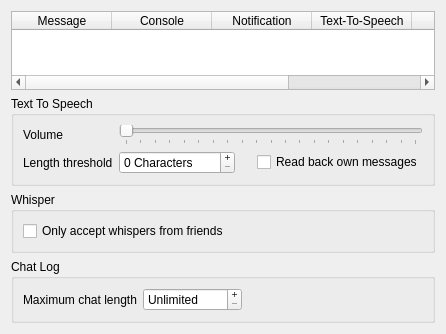
<?xml version="1.0" encoding="UTF-8"?>
<ui version="4.0">
 <class>LogConfig</class>
 <widget class="QWidget" name="LogConfig">
  <property name="geometry">
   <rect>
    <x>0</x>
    <y>0</y>
    <width>446</width>
    <height>334</height>
   </rect>
  </property>
  <property name="windowTitle">
   <string>Messages</string>
  </property>
  <layout class="QVBoxLayout">
   <item>
    <widget class="QTableWidget" name="qtwMessages">
     <property name="alternatingRowColors">
      <bool>true</bool>
     </property>
     <property name="selectionMode">
      <enum>QAbstractItemView::SingleSelection</enum>
     </property>
     <property name="selectionBehavior">
      <enum>QAbstractItemView::SelectItems</enum>
     </property>
     <column>
      <property name="text">
       <string>Message</string>
      </property>
     </column>
     <column>
      <property name="text">
       <string>Console</string>
      </property>
     </column>
     <column>
      <property name="text">
       <string>Notification</string>
      </property>
     </column>
     <column>
      <property name="text">
       <string>Text-To-Speech</string>
      </property>
     </column>
     <column>
      <property name="text">
       <string>Soundfile</string>
      </property>
     </column>
     <column>
      <property name="text">
       <string>Path</string>
      </property>
     </column>
    </widget>
   </item>
   <item>
    <widget class="QGroupBox" name="qgbTTS">
     <property name="title">
      <string>Text To Speech</string>
     </property>
     <layout class="QGridLayout">
      <item row="0" column="0">
       <widget class="QLabel" name="qlVolume">
        <property name="text">
         <string>Volume</string>
        </property>
        <property name="buddy">
         <cstring>qsVolume</cstring>
        </property>
       </widget>
      </item>
      <item row="0" column="1" colspan="3">
       <widget class="QSlider" name="qsVolume">
        <property name="toolTip">
         <string>Volume of Text-To-Speech Engine</string>
        </property>
        <property name="whatsThis">
         <string>&lt;b&gt;This is the volume used for the speech synthesis.&lt;/b&gt;</string>
        </property>
        <property name="maximum">
         <number>100</number>
        </property>
        <property name="singleStep">
         <number>5</number>
        </property>
        <property name="pageStep">
         <number>20</number>
        </property>
        <property name="orientation">
         <enum>Qt::Horizontal</enum>
        </property>
        <property name="tickPosition">
         <enum>QSlider::TicksBelow</enum>
        </property>
        <property name="tickInterval">
         <number>5</number>
        </property>
       </widget>
      </item>
      <item row="1" column="0">
       <widget class="QLabel" name="qlThreshold">
        <property name="text">
         <string>Length threshold</string>
        </property>
        <property name="buddy">
         <cstring>qsbThreshold</cstring>
        </property>
       </widget>
      </item>
      <item row="1" column="1">
       <widget class="QSpinBox" name="qsbThreshold">
        <property name="toolTip">
         <string>Message length threshold for Text-To-Speech Engine</string>
        </property>
        <property name="whatsThis">
         <string>&lt;b&gt;This is the length threshold used for the Text-To-Speech Engine.&lt;/b&gt;&lt;br /&gt;Messages longer than this limit will not be read aloud in their full length.</string>
        </property>
        <property name="buttonSymbols">
         <enum>QAbstractSpinBox::PlusMinus</enum>
        </property>
        <property name="suffix">
         <string> Characters</string>
        </property>
        <property name="maximum">
         <number>5000</number>
        </property>
        <property name="singleStep">
         <number>10</number>
        </property>
       </widget>
      </item>
      <item row="1" column="3">
       <widget class="QCheckBox" name="qcbReadBackOwn">
        <property name="toolTip">
         <string>If enabled text messages you send will be read back to you with TTS</string>
        </property>
        <property name="text">
         <string>Read back own messages</string>
        </property>
       </widget>
      </item>
     </layout>
    </widget>
   </item>
   <item>
    <widget class="QGroupBox" name="qgbWhisper">
     <property name="title">
      <string>Whisper</string>
     </property>
     <layout class="QVBoxLayout" name="verticalLayout">
      <item>
       <widget class="QCheckBox" name="qcbWhisperFriends">
        <property name="toolTip">
         <string>If checked you will only hear whispers from users you added to your friend list.</string>
        </property>
        <property name="text">
         <string>Only accept whispers from friends</string>
        </property>
       </widget>
      </item>
     </layout>
    </widget>
   </item>
   <item>
    <widget class="QGroupBox" name="qgbMaxBlocks">
     <property name="title">
      <string>Chat Log</string>
     </property>
     <layout class="QGridLayout" name="_2">
      <item row="0" column="0">
       <widget class="QLabel" name="qlMaxBlocks">
        <property name="text">
         <string>Maximum chat length</string>
        </property>
       </widget>
      </item>
      <item row="0" column="1">
       <widget class="QSpinBox" name="qsbMaxBlocks">
        <property name="buttonSymbols">
         <enum>QAbstractSpinBox::PlusMinus</enum>
        </property>
        <property name="specialValueText">
         <string>Unlimited</string>
        </property>
        <property name="suffix">
         <string> Lines</string>
        </property>
        <property name="maximum">
         <number>1000000</number>
        </property>
        <property name="singleStep">
         <number>100</number>
        </property>
       </widget>
      </item>
      <item row="0" column="2">
       <spacer name="horizontalSpacer">
        <property name="orientation">
         <enum>Qt::Horizontal</enum>
        </property>
        <property name="sizeHint" stdset="0">
         <size>
          <width>8</width>
          <height>16</height>
         </size>
        </property>
       </spacer>
      </item>
     </layout>
    </widget>
   </item>
  </layout>
 </widget>
 <resources/>
 <connections/>
</ui>
